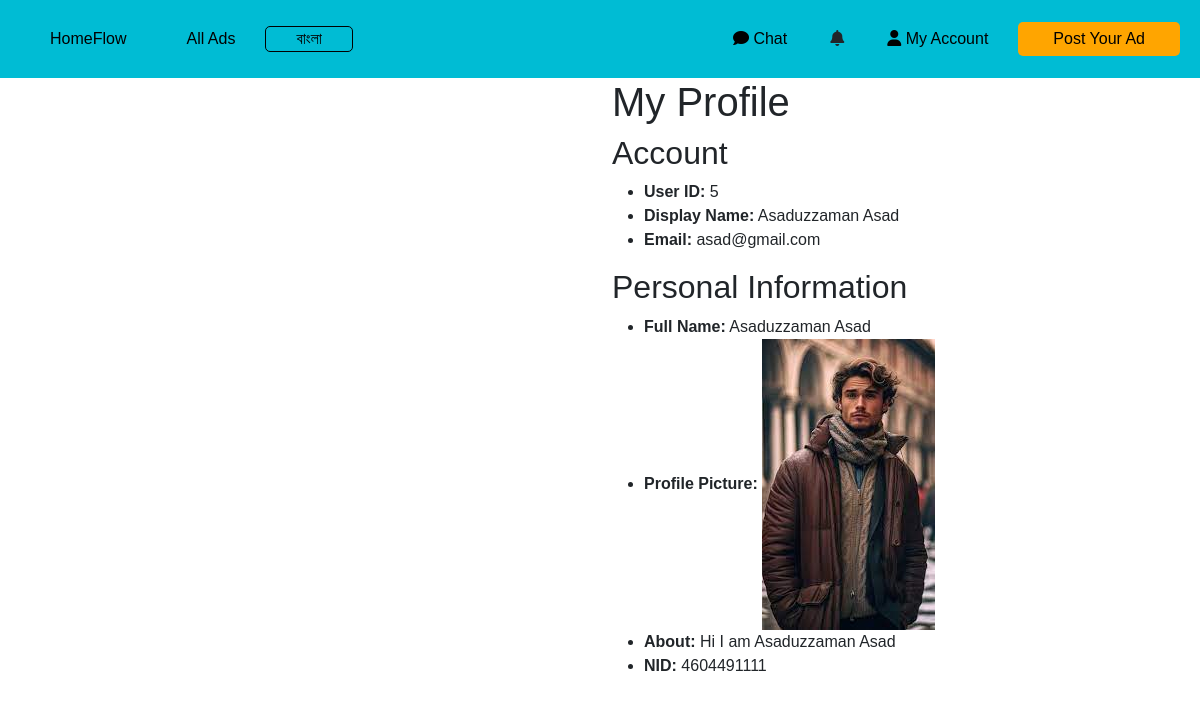
Page /profilepage/ (signed in) on the committed database.
### myApp/models.py (models this page shows, shortened)
class Custom_User(AbstractUser):
    USER=[
        ('profile','Profile')
    ]
    display_name=models.CharField(max_length=100)
    email=models.EmailField()
    password=models.CharField(max_length=100)
    confirm_password=models.CharField(max_length=100)
    about=models.TextField(null=True)
    user_type=models.CharField(choices=USER,max_length=120, null=True)
    profile_picture=models.ImageField(upload_to='media/profile_pic',null=True)

class profileProfile(models.Model):
    user = models.OneToOneField(Custom_User,on_delete=models.CASCADE,null=True, related_name='profileProfile')
    nid=models.CharField(max_length=100,null=True,blank=True)

### myProject/views.py (the view)
# urls.py: path('profilepage/', profilepage, name='profilepage'),
@login_required
def profilepage(request):
    return render(request, 'profilepage.html')

### Template/profilepage.html
{% include "navbar.html" %}
{% block content %}
<div class="container">
    <div class="row">
        <div class="col-md-6">
        </div>
        <div class="col-md-6">
            <div class="profile-container">
                <div class="profile-header">
                    <h1>My Profile</h1>
                </div>
                <div class="profile-content">
                    <div class="profile-column">
                        <h2>Account</h2>
                        <ul>
                            <li><strong>User ID:</strong> {{ request.user.id }}</li>
                            <li><strong>Display Name:</strong> {{ request.user.display_name }}</li>
                            <li><strong>Email:</strong> {{ request.user.email }}</li>
                        </ul>
                    </div>
                    <div class="profile-column">
                        <h2>Personal Information</h2>
                        <ul>
                            <li><strong>Full Name:</strong> {{ request.user.get_full_name }}</li>
                            {% if  request.user.profile_picture %}
                            <li><strong>Profile Picture:</strong> <img src="{{ request.user.profile_picture.url }}" alt="Profile Picture" style="max-width: 200px;"></li>
                            {% endif %}
                            <li><strong>About:</strong> {{ request.user.about }}</li>
                            {% if request.user.profileProfile %}
                                <li><strong>NID:</strong> {{ request.user.profileProfile.nid }}</li>
                            {% else %}
                                <li><strong>NID:</strong> No NID</li>
                            {% endif %}
                        </ul>
                    </div>
                </div>
            </div>
        </div>
    </div>
</div>
{% endblock content %}

### Template/navbar.html (style rules this page uses)
body { font-family: 'Arial', sans-serif; margin: 0; padding: 0; }

### rows in the picture
Custom_User: user.id "5", user.display_name "Asaduzzaman Asad", user.email "asad@gmail.com", user.get_full_name "Asaduzzaman Asad", user.profile_picture (picture), user.about "Hi I am Asaduzzaman Asad", user.profileProfile.nid "4604491111"
